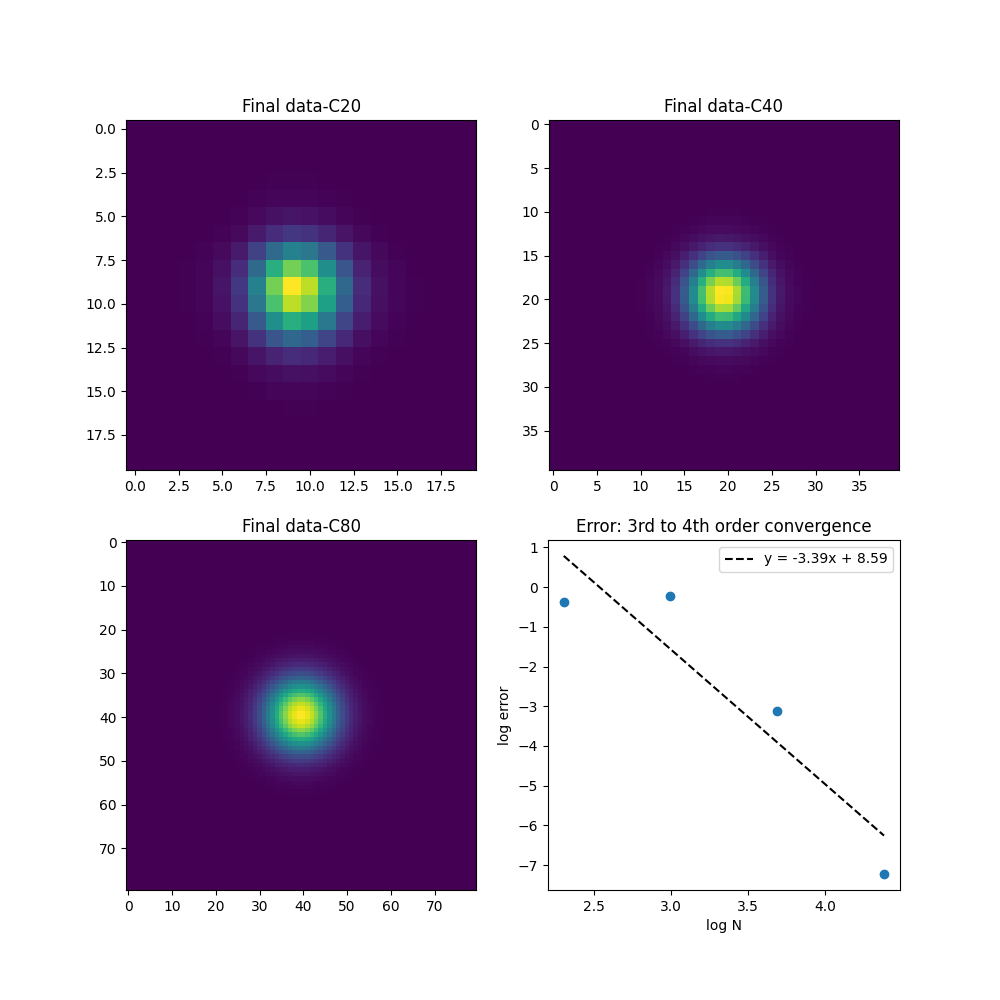

Here is the Python script that generated this plot:
import numpy as np
from netCDF4 import Dataset
from matplotlib import pyplot as plt

data_dir = '../build/'
final_files = ['final_10.nc', 'final_20.nc', 'final_40.nc', 'final_80.nc']
init_files = ['initial_10.nc', 'initial_20.nc', 'initial_40.nc', 'initial_80.nc']

fig, axs = plt.subplots(2, 2, figsize=(10, 10))
error = []
error_x = [10, 20, 40, 80]
for i in range(len(final_files)):
    final_file = data_dir + final_files[i]
    init_file = data_dir + init_files[i]
    final_data = Dataset(final_file, 'r')
    init_data = Dataset(init_file, 'r')

    final = final_data.variables['data']
    init = init_data.variables['data']

    final = np.array(final)
    init = np.array(init)
    if i==1:
        axs[0, 0].imshow(final)
        axs[0, 0].set_title('Final data-C20')
    if i==2:
        axs[0, 1].imshow(final)
        axs[0, 1].set_title('Final data-C40')
    if i==3:
        axs[1, 0].imshow(final)
        axs[1, 0].set_title('Final data-C80')

    error.append(np.sum(np.abs(final - init) * np.abs(final - init)))

    final_data.close()
    init_data.close()

axs[1, 1].scatter(np.log(error_x), np.log(error))
axs[1, 1].set_title('Error: 3rd to 4th order convergence')
axs[1, 1].set_xlabel('log N')
axs[1, 1].set_ylabel('log error')
# plot fitting line
fit = np.polyfit(np.log(error_x), np.log(error), 1)
fit_fn = np.poly1d(fit)
axs[1, 1].plot(np.log(error_x), fit_fn(np.log(error_x)), '--k', label='y = {:.2f}x + {:.2f}'.format(fit[0], fit[1]))
axs[1, 1].legend()
plt.savefig('example_and_error.png')